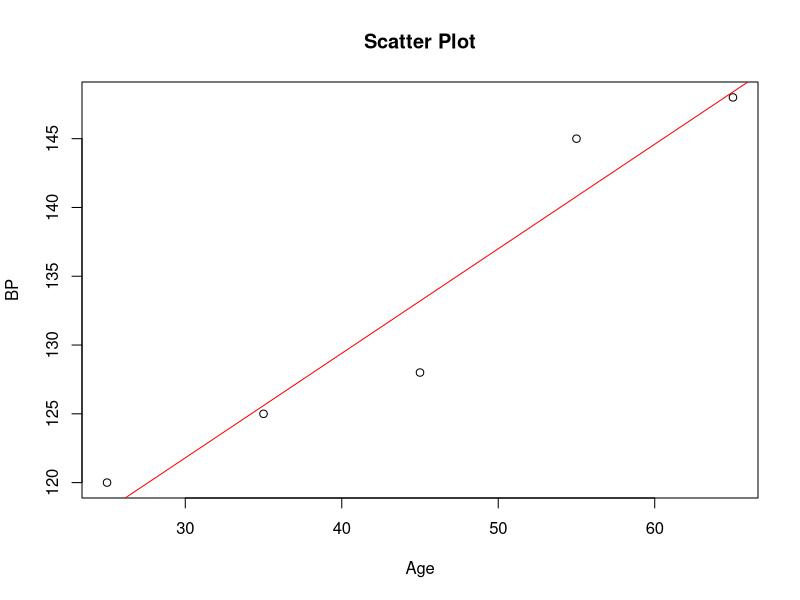
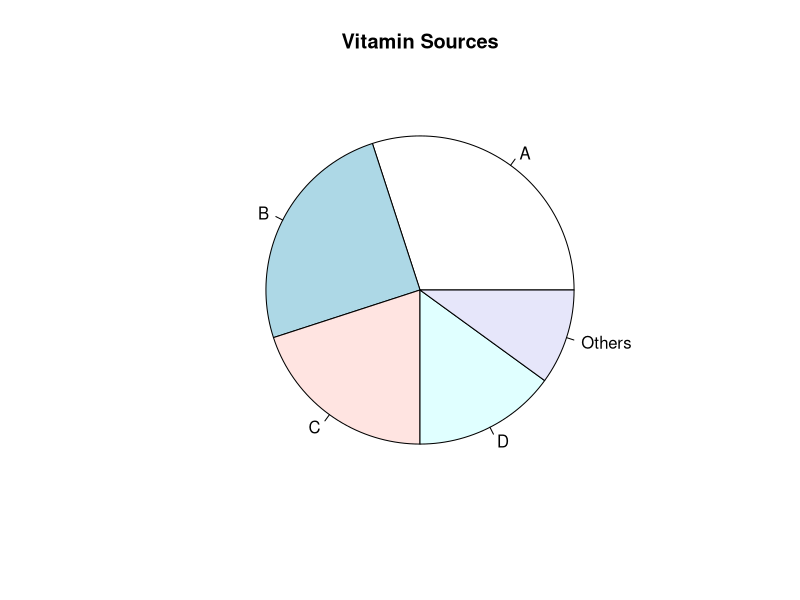
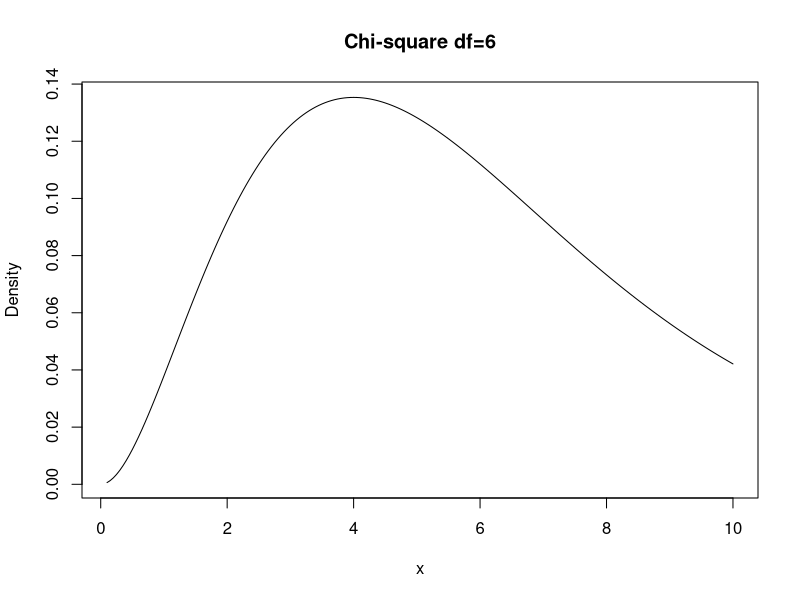
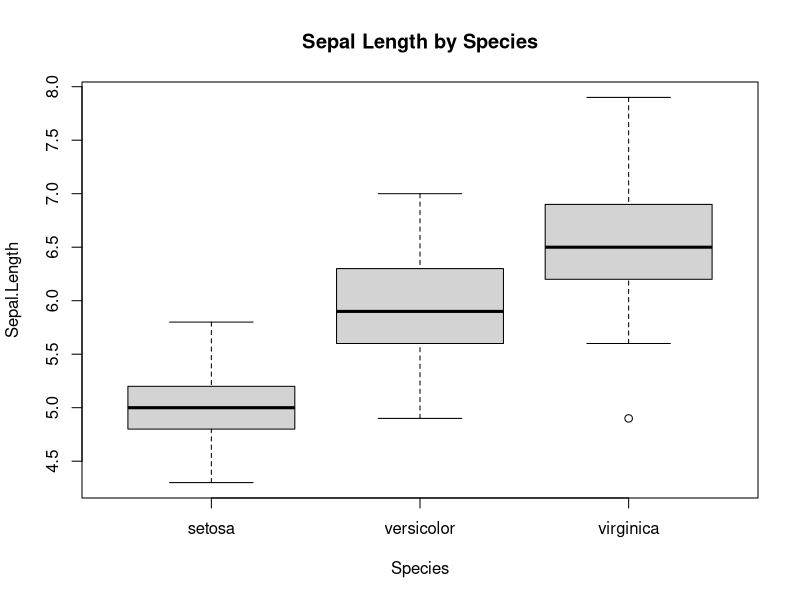

Source code (R) for these figures, in order:
##Slip - 30

##Q.1 - (A)

x = c(1800,2200,2000,1900,2500,2100,2300,1850,2400,2050)

m = mean(x)

m1 = m
m2 = mean((x - m)^2)
m3 = mean((x - m)^3)
m4 = mean((x - m)^4)

m1; m2; m3; m4

##Q.1 - (B)

n=10; p=0.85

# i
dbinom(10,n,p)

# ii
1 - pbinom(7,n,p)

##Q.2 - A

X = c(25,35,45,55,65)
Y = c(120,125,128,145,148)

model = lm(Y ~ X)
model

plot(X,Y,main="Scatter Plot",
     xlab="Age",ylab="BP")
abline(model,col="red")

##Q.2 - B

vit = c("A","B","C","D","Others")
perc = c(30,25,20,15,10)

pie(perc,labels=vit,
    main="Vitamin Sources")

##Q.3 - A

x = seq(0.1,10,0.05)

y = dchisq(x,6)

plot(x,y,type="l",
     main="Chi-square df=6",
     xlab="x",ylab="Density")

##Q.3 - B

x = sample(50:100,40,replace=TRUE)

sum(x > 80)

##Q.4 - A

data(iris)

# i
boxplot(Sepal.Length ~ Species,
        data=iris,
        main="Sepal Length by Species")

# ii
subset_data = subset(iris,
                     Species=="versicolor" | Species=="setosa")

# iii
t.test(Sepal.Length ~ Species,
       data=subset_data)
